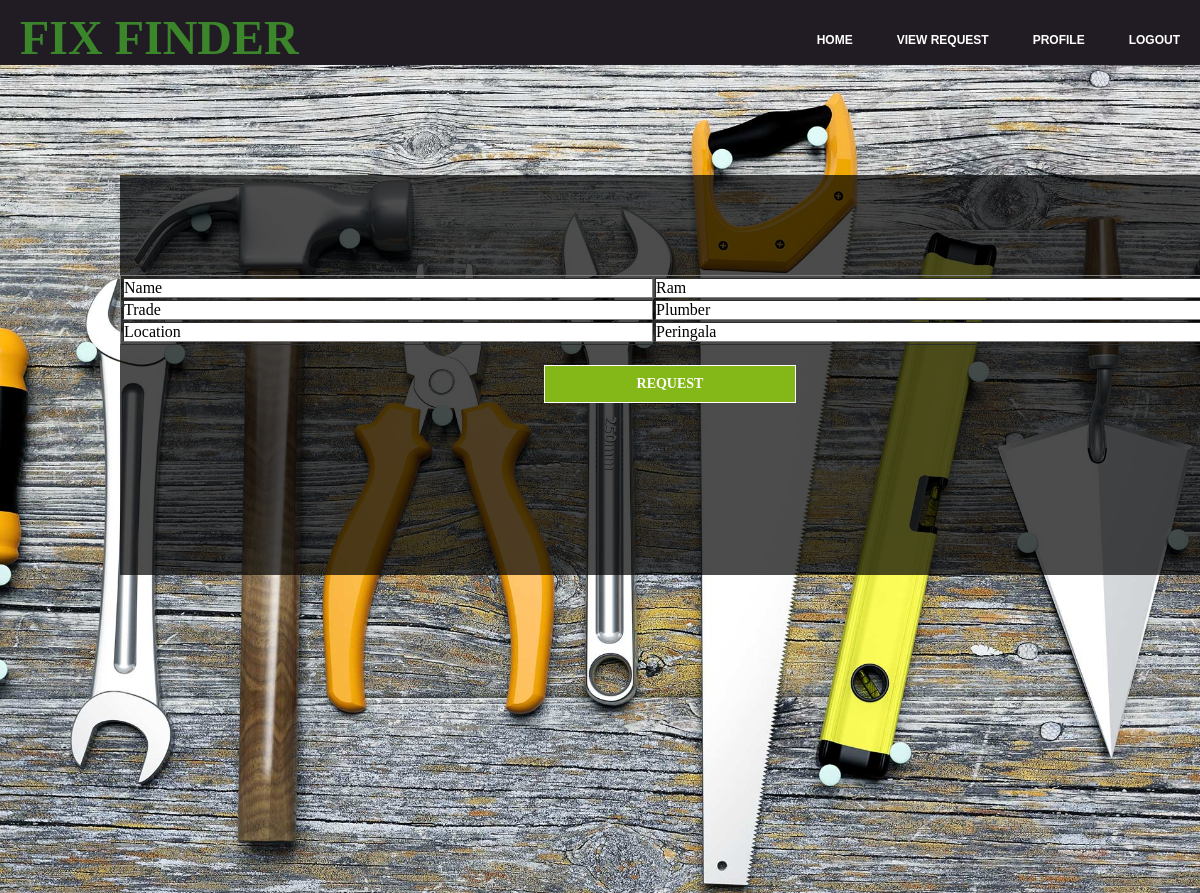
The page /profile.php?id=1 on the database its author committed.
### tables this page shows
CREATE TABLE `tradeperson` (
  `Tpid` int(10) NOT NULL,
  `Name` varchar(30) NOT NULL,
  `Trade` varchar(30) NOT NULL,
  `Location` varchar(30) NOT NULL,
  `PhoneNo` bigint(30) NOT NULL,
  `Username` varchar(30) NOT NULL,
  `Password` varchar(30) NOT NULL
);

### profile.php (the view, shortened to what this page needs)
<html>
<head>
<link href="index.css" type="text/css" rel="stylesheet">
</head>
<body>
<header>
    <div class="main">
        <div class="logo">
         <font size="10" > <b>FIX FINDER</b></font>
        </div>
        <ul class="navarea"><b>
          <li><a href="welcome.php">HOME</a></li>
          <li><a href="viewrequest.php">VIEW REQUEST</a></li>
          <li><a href="tpprofile.php">PROFILE</a><b></li>
          <li><a href="logout.php">LOGOUT</a><b></li>
        </ul>
    </div>
</header>
    <div class="back">
    <div class="welcometext">
<?php
            include 'dataconnect.php';
            $Tpid=$_GET["id"];
            $result=$conn->query("select * from tradeperson where Tpid='$Tpid'");
               if($result->num_rows>0)
               {
?>
                <table width="100%" border="1"><font color="white">
<?php
                 while($row=mysqli_fetch_assoc($result))
                 {
echo "<tr><td>Name</td><td>" . $row["Name"] . "</td></tr><tr><td>Trade</td><td>" . $row["Trade"] . "</td></tr><tr><td>Location</td><td>".$row["Location"] . "</td></tr>" ;
?></font></table>
<a  href="request.php?id=<?php echo $row["Tpid"] ?>">request</a>
<?php
 }
}
  else
     echo "0 results";
?>
</div>
    </div>
    </body>
</html>

### index.css (style rules this page uses)
* { margin:0; padding:0; background-position: center center; background-repeat: no-repeat; background-size: cover; }
.main { width:100%; margin:auto; }
header { background-size: cover; position:fixed; background-color:#211c23; height:65px; position: relative; }
.navarea { float:right; list-style:none; margin-top: 30px; }
.navarea li { display:inline-block; }
.navarea li a { color: #fff; text-decoration: none; padding:5px 20px; font-family:sans-serif; font-size: 12px; }
.logo { margin-left:20px; margin-top:10px; font-size:100px; color:#3b852a; width: 500px; float:left; height: auto; }
.welcometext { width: 1100px; vertical-align:middle; margin-top:110px; margin-left:10%; padding-top:100px; height: 300px; background-color:rgba(0,0,0,0.7); text-align: center; }
.welcometext a { border:1px solid #fff; padding:10px 25px; text-decoration: none; text-transform: uppercase; font-size: 14px; margin-top: 20px; display:inline-block; background-color:#84b818; color:#fff; }
.back { background-image:url("pic.jpg"); position: absolute; left: 0; width: 100%; height: 95%; background-position: center center; background-repeat: no-repeat; background-size: cover; }

### profile.php (style rules this page uses)
.welcometext { width: 1100px; vertical-align:middle; margin-top:110px; margin-left:10%; padding-top:100px; color:white; height: 300px; background-color:rgba(0,0,0,0.7); text-align: center; }
.welcometext a { width:200px; text-align:center; }
table td { color:black; background-color: white; }

### rows shown on the page
tradeperson: Name "Ram", Trade "Plumber", Location "Peringala"
